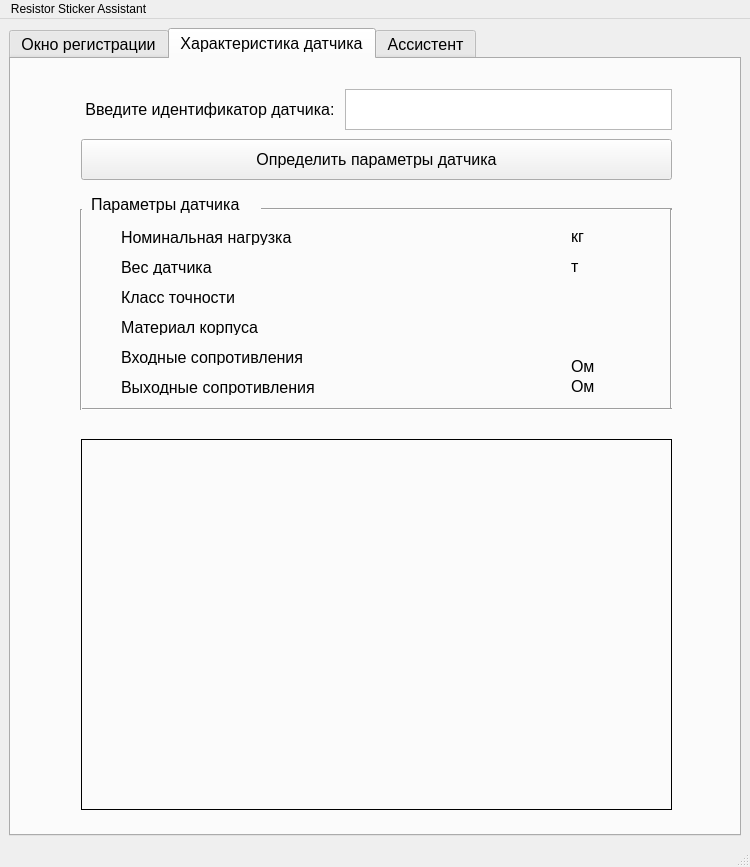
<?xml version="1.0" encoding="UTF-8"?>
<ui version="4.0">
 <class>MainWindow</class>
 <widget class="QMainWindow" name="MainWindow">
  <property name="geometry">
   <rect>
    <x>0</x>
    <y>0</y>
    <width>750</width>
    <height>867</height>
   </rect>
  </property>
  <property name="windowTitle">
   <string>MainWindow</string>
  </property>
  <widget class="QWidget" name="centralwidget">
   <layout class="QHBoxLayout" name="horizontalLayout">
    <item>
     <widget class="QTabWidget" name="tabWidget">
      <property name="font">
       <font>
        <pointsize>12</pointsize>
       </font>
      </property>
      <property name="tabShape">
       <enum>QTabWidget::Rounded</enum>
      </property>
      <property name="currentIndex">
       <number>1</number>
      </property>
      <property name="iconSize">
       <size>
        <width>30</width>
        <height>30</height>
       </size>
      </property>
      <widget class="QWidget" name="Home">
       <attribute name="title">
        <string>Окно регистрации</string>
       </attribute>
       <widget class="QLabel" name="avatarWorkerPicture">
        <property name="geometry">
         <rect>
          <x>70</x>
          <y>80</y>
          <width>231</width>
          <height>281</height>
         </rect>
        </property>
        <property name="frameShape">
         <enum>QFrame::Box</enum>
        </property>
        <property name="text">
         <string/>
        </property>
       </widget>
       <widget class="QLabel" name="nameTextLabel">
        <property name="geometry">
         <rect>
          <x>350</x>
          <y>210</y>
          <width>81</width>
          <height>20</height>
         </rect>
        </property>
        <property name="text">
         <string>Имя:</string>
        </property>
       </widget>
       <widget class="QLabel" name="surnameTextLabel">
        <property name="geometry">
         <rect>
          <x>350</x>
          <y>170</y>
          <width>81</width>
          <height>20</height>
         </rect>
        </property>
        <property name="text">
         <string>Фамилия:</string>
        </property>
       </widget>
       <widget class="QLabel" name="patronymicTextLabel">
        <property name="geometry">
         <rect>
          <x>350</x>
          <y>250</y>
          <width>81</width>
          <height>20</height>
         </rect>
        </property>
        <property name="text">
         <string>Пароль:</string>
        </property>
       </widget>
       <widget class="QTextEdit" name="enterSurnameTextBox">
        <property name="geometry">
         <rect>
          <x>440</x>
          <y>160</y>
          <width>221</width>
          <height>31</height>
         </rect>
        </property>
        <property name="verticalScrollBarPolicy">
         <enum>Qt::ScrollBarAlwaysOff</enum>
        </property>
        <property name="placeholderText">
         <string>Введите фамилию</string>
        </property>
       </widget>
       <widget class="QTextEdit" name="enterNameTextBox">
        <property name="geometry">
         <rect>
          <x>440</x>
          <y>200</y>
          <width>221</width>
          <height>31</height>
         </rect>
        </property>
        <property name="verticalScrollBarPolicy">
         <enum>Qt::ScrollBarAlwaysOff</enum>
        </property>
        <property name="placeholderText">
         <string>Введите имя</string>
        </property>
       </widget>
       <widget class="QTextEdit" name="enterPatronymicTextBox">
        <property name="geometry">
         <rect>
          <x>440</x>
          <y>240</y>
          <width>221</width>
          <height>31</height>
         </rect>
        </property>
        <property name="verticalScrollBarPolicy">
         <enum>Qt::ScrollBarAlwaysOff</enum>
        </property>
        <property name="placeholderText">
         <string>Введите пароль</string>
        </property>
       </widget>
       <widget class="QPushButton" name="loginButton">
        <property name="geometry">
         <rect>
          <x>230</x>
          <y>450</y>
          <width>231</width>
          <height>41</height>
         </rect>
        </property>
        <property name="text">
         <string>Войти</string>
        </property>
       </widget>
       <widget class="QPushButton" name="signinButton">
        <property name="geometry">
         <rect>
          <x>230</x>
          <y>530</y>
          <width>231</width>
          <height>41</height>
         </rect>
        </property>
        <property name="text">
         <string>Зарегестрироваться</string>
        </property>
       </widget>
       <widget class="QLabel" name="orTextLabel">
        <property name="geometry">
         <rect>
          <x>330</x>
          <y>500</y>
          <width>31</width>
          <height>16</height>
         </rect>
        </property>
        <property name="text">
         <string>или</string>
        </property>
       </widget>
       <widget class="QLabel" name="errorMessageLabel">
        <property name="geometry">
         <rect>
          <x>230</x>
          <y>590</y>
          <width>231</width>
          <height>31</height>
         </rect>
        </property>
        <property name="text">
         <string/>
        </property>
       </widget>
      </widget>
      <widget class="QWidget" name="SensorType">
       <attribute name="title">
        <string>Характеристика датчика</string>
       </attribute>
       <widget class="QPushButton" name="spotTypeSensorButton">
        <property name="geometry">
         <rect>
          <x>70</x>
          <y>80</y>
          <width>591</width>
          <height>41</height>
         </rect>
        </property>
        <property name="text">
         <string>Определить параметры датчика</string>
        </property>
       </widget>
       <widget class="QWidget" name="layoutWidget_2">
        <property name="geometry">
         <rect>
          <x>70</x>
          <y>30</y>
          <width>591</width>
          <height>41</height>
         </rect>
        </property>
        <layout class="QHBoxLayout" name="horizontalLayout_5">
         <item>
          <widget class="QLabel" name="sensorInfoLabel">
           <property name="font">
            <font>
             <pointsize>12</pointsize>
            </font>
           </property>
           <property name="text">
            <string> Введите идентификатор датчика: </string>
           </property>
          </widget>
         </item>
         <item>
          <widget class="QTextEdit" name="sensorInfoInput"/>
         </item>
        </layout>
       </widget>
       <widget class="QPlainTextEdit" name="plainTextEdit">
        <property name="geometry">
         <rect>
          <x>-240</x>
          <y>330</y>
          <width>104</width>
          <height>78</height>
         </rect>
        </property>
       </widget>
       <widget class="QLabel" name="sensorParamsLabel">
        <property name="geometry">
         <rect>
          <x>80</x>
          <y>130</y>
          <width>181</width>
          <height>31</height>
         </rect>
        </property>
        <property name="text">
         <string>Параметры датчика</string>
        </property>
       </widget>
       <widget class="Line" name="line">
        <property name="geometry">
         <rect>
          <x>250</x>
          <y>140</y>
          <width>411</width>
          <height>20</height>
         </rect>
        </property>
        <property name="orientation">
         <enum>Qt::Horizontal</enum>
        </property>
       </widget>
       <widget class="Line" name="line_2">
        <property name="geometry">
         <rect>
          <x>650</x>
          <y>150</y>
          <width>20</width>
          <height>201</height>
         </rect>
        </property>
        <property name="orientation">
         <enum>Qt::Vertical</enum>
        </property>
       </widget>
       <widget class="Line" name="line_3">
        <property name="geometry">
         <rect>
          <x>70</x>
          <y>340</y>
          <width>591</width>
          <height>20</height>
         </rect>
        </property>
        <property name="orientation">
         <enum>Qt::Horizontal</enum>
        </property>
       </widget>
       <widget class="Line" name="line_4">
        <property name="geometry">
         <rect>
          <x>60</x>
          <y>150</y>
          <width>20</width>
          <height>201</height>
         </rect>
        </property>
        <property name="orientation">
         <enum>Qt::Vertical</enum>
        </property>
       </widget>
       <widget class="QLabel" name="label_2">
        <property name="geometry">
         <rect>
          <x>110</x>
          <y>170</y>
          <width>251</width>
          <height>16</height>
         </rect>
        </property>
        <property name="text">
         <string>Номинальная нагрузка</string>
        </property>
       </widget>
       <widget class="QLabel" name="label_3">
        <property name="geometry">
         <rect>
          <x>110</x>
          <y>200</y>
          <width>251</width>
          <height>16</height>
         </rect>
        </property>
        <property name="text">
         <string>Вес датчика</string>
        </property>
       </widget>
       <widget class="QLabel" name="label_4">
        <property name="geometry">
         <rect>
          <x>110</x>
          <y>230</y>
          <width>251</width>
          <height>16</height>
         </rect>
        </property>
        <property name="text">
         <string>Класс точности</string>
        </property>
       </widget>
       <widget class="QLabel" name="label_5">
        <property name="geometry">
         <rect>
          <x>110</x>
          <y>260</y>
          <width>251</width>
          <height>16</height>
         </rect>
        </property>
        <property name="text">
         <string>Материал корпуса</string>
        </property>
       </widget>
       <widget class="QLabel" name="label_6">
        <property name="geometry">
         <rect>
          <x>560</x>
          <y>170</y>
          <width>54</width>
          <height>14</height>
         </rect>
        </property>
        <property name="text">
         <string>кг</string>
        </property>
       </widget>
       <widget class="QLabel" name="label_7">
        <property name="geometry">
         <rect>
          <x>560</x>
          <y>200</y>
          <width>54</width>
          <height>14</height>
         </rect>
        </property>
        <property name="text">
         <string>т</string>
        </property>
       </widget>
       <widget class="QLabel" name="sensorRatedLoad">
        <property name="geometry">
         <rect>
          <x>370</x>
          <y>170</y>
          <width>61</width>
          <height>16</height>
         </rect>
        </property>
        <property name="text">
         <string/>
        </property>
       </widget>
       <widget class="QLabel" name="sensorWeight">
        <property name="geometry">
         <rect>
          <x>370</x>
          <y>200</y>
          <width>61</width>
          <height>16</height>
         </rect>
        </property>
        <property name="text">
         <string/>
        </property>
       </widget>
       <widget class="QLabel" name="sensorAccuracyClass">
        <property name="geometry">
         <rect>
          <x>370</x>
          <y>230</y>
          <width>61</width>
          <height>16</height>
         </rect>
        </property>
        <property name="text">
         <string/>
        </property>
       </widget>
       <widget class="QLabel" name="sensorMaterial">
        <property name="geometry">
         <rect>
          <x>370</x>
          <y>260</y>
          <width>61</width>
          <height>16</height>
         </rect>
        </property>
        <property name="text">
         <string/>
        </property>
       </widget>
       <widget class="QLabel" name="label_12">
        <property name="geometry">
         <rect>
          <x>110</x>
          <y>290</y>
          <width>251</width>
          <height>16</height>
         </rect>
        </property>
        <property name="text">
         <string>Входные сопротивления</string>
        </property>
       </widget>
       <widget class="QLabel" name="label_13">
        <property name="geometry">
         <rect>
          <x>110</x>
          <y>320</y>
          <width>251</width>
          <height>16</height>
         </rect>
        </property>
        <property name="text">
         <string>Выходные сопротивления</string>
        </property>
       </widget>
       <widget class="QLabel" name="sensorInputImpedance">
        <property name="geometry">
         <rect>
          <x>370</x>
          <y>290</y>
          <width>61</width>
          <height>16</height>
         </rect>
        </property>
        <property name="text">
         <string/>
        </property>
       </widget>
       <widget class="QLabel" name="sensorOutputImpedances">
        <property name="geometry">
         <rect>
          <x>370</x>
          <y>320</y>
          <width>61</width>
          <height>16</height>
         </rect>
        </property>
        <property name="text">
         <string/>
        </property>
       </widget>
       <widget class="QLabel" name="label_16">
        <property name="geometry">
         <rect>
          <x>560</x>
          <y>300</y>
          <width>54</width>
          <height>14</height>
         </rect>
        </property>
        <property name="text">
         <string>Ом</string>
        </property>
       </widget>
       <widget class="QLabel" name="label_17">
        <property name="geometry">
         <rect>
          <x>560</x>
          <y>320</y>
          <width>54</width>
          <height>14</height>
         </rect>
        </property>
        <property name="text">
         <string>Ом</string>
        </property>
       </widget>
       <widget class="QLabel" name="sensorTypePicture">
        <property name="geometry">
         <rect>
          <x>70</x>
          <y>380</y>
          <width>591</width>
          <height>371</height>
         </rect>
        </property>
        <property name="frameShape">
         <enum>QFrame::Box</enum>
        </property>
        <property name="text">
         <string/>
        </property>
       </widget>
      </widget>
      <widget class="QWidget" name="StickerAssistant">
       <attribute name="title">
        <string>Aссистент</string>
       </attribute>
       <widget class="QPushButton" name="enableCameraButton">
        <property name="geometry">
         <rect>
          <x>60</x>
          <y>48</y>
          <width>591</width>
          <height>31</height>
         </rect>
        </property>
        <property name="text">
         <string>Включить камеру</string>
        </property>
       </widget>
       <widget class="QLabel" name="videoStreamWindow">
        <property name="geometry">
         <rect>
          <x>61</x>
          <y>89</y>
          <width>591</width>
          <height>301</height>
         </rect>
        </property>
        <property name="frameShape">
         <enum>QFrame::Box</enum>
        </property>
        <property name="text">
         <string/>
        </property>
       </widget>
       <widget class="QLabel" name="editedPictureWindow">
        <property name="geometry">
         <rect>
          <x>61</x>
          <y>439</y>
          <width>591</width>
          <height>301</height>
         </rect>
        </property>
        <property name="frameShape">
         <enum>QFrame::Box</enum>
        </property>
        <property name="text">
         <string/>
        </property>
       </widget>
       <widget class="QWidget" name="layoutWidget">
        <property name="geometry">
         <rect>
          <x>60</x>
          <y>20</y>
          <width>591</width>
          <height>24</height>
         </rect>
        </property>
        <layout class="QHBoxLayout" name="horizontalLayout_4">
         <item>
          <spacer name="horizontalSpacer_3">
           <property name="orientation">
            <enum>Qt::Horizontal</enum>
           </property>
           <property name="sizeHint" stdset="0">
            <size>
             <width>18</width>
             <height>20</height>
            </size>
           </property>
          </spacer>
         </item>
         <item>
          <widget class="QLabel" name="prepareDetailCommand_2">
           <property name="text">
            <string>Установите деталь под считывающую камеру!</string>
           </property>
          </widget>
         </item>
         <item>
          <spacer name="horizontalSpacer_4">
           <property name="orientation">
            <enum>Qt::Horizontal</enum>
           </property>
           <property name="sizeHint" stdset="0">
            <size>
             <width>18</width>
             <height>20</height>
            </size>
           </property>
          </spacer>
         </item>
        </layout>
       </widget>
       <widget class="QPushButton" name="getCameraFrameButton">
        <property name="geometry">
         <rect>
          <x>61</x>
          <y>399</y>
          <width>591</width>
          <height>31</height>
         </rect>
        </property>
        <property name="text">
         <string>Оценить резистор</string>
        </property>
       </widget>
      </widget>
     </widget>
    </item>
   </layout>
  </widget>
  <widget class="QStatusBar" name="statusbar"/>
  <widget class="QMenuBar" name="menubar">
   <property name="geometry">
    <rect>
     <x>0</x>
     <y>0</y>
     <width>750</width>
     <height>23</height>
    </rect>
   </property>
   <widget class="QMenu" name="menuResistor_Sticker_Assistant">
    <property name="title">
     <string>Resistor Sticker Assistant</string>
    </property>
    <addaction name="separator"/>
   </widget>
   <addaction name="menuResistor_Sticker_Assistant"/>
  </widget>
 </widget>
 <resources/>
 <connections/>
</ui>
